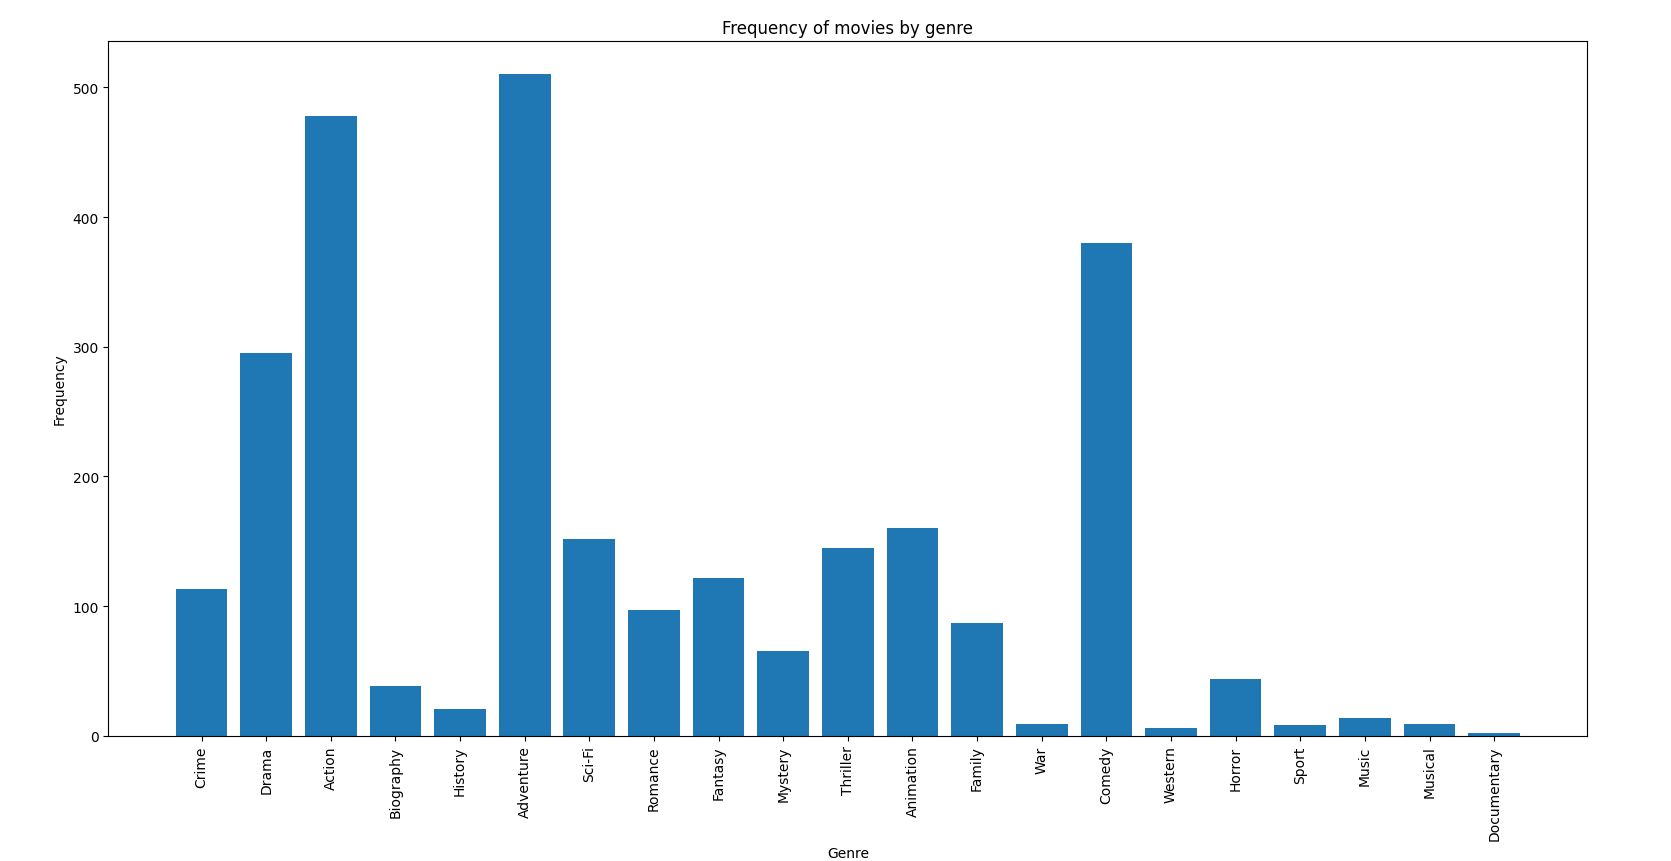

Generate this figure with Python:
import pandas as pd
from bs4 import BeautifulSoup as bs
import re
import csv
import requests
import matplotlib
import matplotlib.pyplot as plt
import matplotlib.ticker as mtick

matplotlib.use("TkAgg")

URL = [
    "https://www.imdb.com/list/ls098063263/?st_dt=&mode=detail&page=1&sort=user_rating,desc",
    "https://www.imdb.com/list/ls098063263/?st_dt=&mode=detail&page=2&sort=user_rating,desc",
    "https://www.imdb.com/list/ls098063263/?st_dt=&mode=detail&page=3&sort=user_rating,desc",
    "https://www.imdb.com/list/ls098063263/?st_dt=&mode=detail&page=4&sort=user_rating,desc",
    "https://www.imdb.com/list/ls098063263/?st_dt=&mode=detail&page=5&sort=user_rating,desc",
    "https://www.imdb.com/list/ls098063263/?st_dt=&mode=detail&page=6&sort=user_rating,desc",
    "https://www.imdb.com/list/ls098063263/?st_dt=&mode=detail&page=7&sort=user_rating,desc",
    "https://www.imdb.com/list/ls098063263/?st_dt=&mode=detail&page=8&sort=user_rating,desc",
    "https://www.imdb.com/list/ls098063263/?st_dt=&mode=detail&page=9&sort=user_rating,desc",
    "https://www.imdb.com/list/ls098063263/?st_dt=&mode=detail&page=10&sort=user_rating,desc",
]

movies = []
ratings = []
genres = []
gross = []
runtime = []
year_of_release = []
x = []
y = []

for i in range(0, 10):
    page = requests.get(URL[i])
    soup = bs(page.content, "html.parser")

    # scraping each movie
    raw_movies = soup.find_all("h3", class_="lister-item-header")
    for movie in raw_movies:
        movie = movie.get_text().replace("\n", "")
        movie = movie.strip(" ")
        movie = movie[:-6]
        movies.append(movie)

    # scraping the ratings of each movie
    raw_ratings = soup.find_all("div", class_="ipl-rating-star small")
    for r in raw_ratings:
        r = r.get_text().replace("\n", "")
        r = r.strip(" ")
        ratings.append(r)

    # scraping the genre of each movies
    raw_genres = soup.find_all("span", class_="genre")
    for g in raw_genres:
        g = g.get_text().replace("\n", "")
        g = g.strip(" ")
        genres.append(g)

    # scraping the gross income of these movies
    raw_gross = soup.find_all("b")
    for gr in raw_gross:
        gr = gr.get_text().replace("\n", "")
        gr = gr.strip(" ")
        gr = gr[:-2]
        gross.append(gr)
    gross = gross[2:]

    # scraping the runtime of each movie
    raw_runtime = soup.find_all("span", class_="runtime")
    for run in raw_runtime:
        run = run.get_text().replace("\n", "")
        run = run.strip(" ")
        run = run.strip(" min")
        runtime.append(run)

    # scraping the Year of Release of each movie
    raw_year = soup.find_all("span", class_="lister-item-year text-muted unbold")
    for year in raw_year:
        year = year.get_text().replace("\n", "")
        year = year.replace("(", "")
        year = year.replace(")", "")
        year = year.replace("I", "")
        year = year.strip(" ")
        year_of_release.append(year)


# storing this data in a csv file
data = pd.DataFrame()
data["Movies"] = movies
data["IMDB Rating"] = ratings
data["Genre"] = genres
data["Runtime (in min)"] = runtime
data["Year of Release"] = year_of_release
data["Gross Income (in $)"] = gross
data.head()
data.to_csv("imdb.csv", index=False)


data = pd.read_csv("imdb.csv")

# for plotting genres against frequency
genre_dict = {}
for row in data["Genre"]:
    genre_list = row.split(",")
    for genre in genre_list:
        stripped_genre = genre.strip()
        if stripped_genre in genre_dict:
            genre_dict[stripped_genre] += 1
        else:
            genre_dict[stripped_genre] = 1

genre_counts = pd.Series(genre_dict)
plt.bar(genre_counts.index, genre_counts.values)
plt.xticks(rotation=90)
plt.xlabel("Genre")
plt.ylabel("Frequency")
plt.title("Frequency of movies by genre")
plt.show()

# for plotting gross value against movies
gross_values = []
for gross in gross:
    gross = gross.replace("$", "").replace(",", "")
    gross_values.append(float(gross))
gross_values = data["Gross Income (in $)"]

gross_values = data["Gross Income (in $)"].apply(lambda x: re.sub("[^0-9]", "", str(x)))
gross_movies = data["Movies"]
gross_values = gross_values.astype(float)
gross_top100 = (
    pd.DataFrame({"Gross Income (in $)": gross_values, "Movies": gross_movies})
    .sort_values(by=["Gross Income (in $)"], ascending=False)
    .head(100)
)
fig, ax = plt.subplots(figsize=(10, 6))

ax.plot(gross_top100["Movies"], gross_top100["Gross Income (in $)"])
fmt = "${x:,.0f}00M"
tick = mtick.StrMethodFormatter(fmt)
ax.yaxis.set_major_formatter(tick)

plt.xlabel("Date", fontsize=14)
plt.ylabel("Gross Value (Hundreds of Millions)", fontsize=14)
plt.title("Gross Value of Movies over Time", fontsize=16)

plt.xticks(fontsize=12, rotation=90)
plt.yticks(fontsize=12)

plt.tight_layout()
plt.show()
